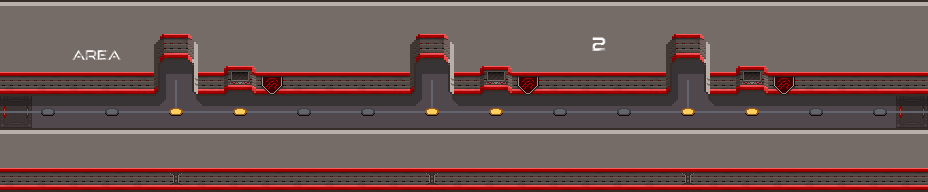

A 2D game scene composited from a Tiled map and its tileset images. What follows is a short description and the map's XML, with every tile layer's data as written:
An orthogonal 29x6 tile map with 32x32 px tiles, 6 tile layers (floor, shadow, wall, p, ...), 2 tilesets.

<map version="1.10" tiledversion="1.10.2" orientation="orthogonal" renderorder="right-down" width="29" height="6" tilewidth="32" tileheight="32" infinite="0" nextlayerid="7" nextobjectid="1">
 <tileset firstgid="1" source="alien_spaceship_tileset2.tsx" />
 <tileset firstgid="241" source="scifi_tileset_01.tsx" />
 <layer id="3" name="floor" width="29" height="6">
  <data encoding="csv">
151,151,151,151,151,151,151,151,151,151,151,151,151,151,151,151,151,151,151,151,151,151,151,151,151,151,151,151,151,
151,151,151,151,151,151,151,151,151,151,151,151,151,151,151,151,151,151,151,151,151,151,151,151,151,151,151,151,151,
151,151,151,151,151,151,151,151,151,151,151,151,151,151,151,151,151,151,151,151,151,151,151,151,151,151,151,151,151,
181,151,151,151,151,151,151,151,151,151,151,151,151,151,151,151,151,151,151,151,151,151,151,151,151,151,151,151,181,
151,151,151,151,151,151,151,151,151,151,151,151,151,151,151,151,151,151,151,151,151,151,151,151,151,151,151,151,151,
151,151,151,151,151,151,151,151,151,151,151,151,151,151,151,151,151,151,151,151,151,151,151,151,151,151,151,151,151
</data>
 </layer>
 <layer id="5" name="shadow" width="29" height="6" opacity="0.3">
  <data encoding="csv">
0,0,0,0,0,0,0,0,0,0,0,0,0,0,0,0,0,0,0,0,0,0,0,0,0,0,0,0,0,
0,0,0,0,0,36,0,0,0,0,0,0,36,36,0,0,0,0,0,0,36,36,36,0,0,0,0,0,0,
0,0,0,0,36,13,0,36,0,0,0,0,36,13,0,36,0,0,0,0,36,13,0,36,0,0,0,0,0,
22,22,22,22,22,23,24,22,22,22,22,22,22,23,24,22,22,22,22,22,22,23,24,22,22,22,22,22,22,
0,0,0,0,0,0,0,0,0,0,0,0,0,0,0,0,0,0,0,0,0,0,0,0,0,0,0,0,0,
0,0,0,0,0,0,0,0,0,0,0,0,0,0,0,0,0,0,0,0,0,0,0,0,0,0,0,0,0
</data>
 </layer>
 <layer id="2" name="wall" width="29" height="6">
  <data encoding="csv">
53,53,53,53,53,53,53,53,53,53,53,53,53,53,53,53,53,53,53,53,53,53,53,53,53,53,53,53,53,
1,1,1,1,2,3,4,1,1,1,1,1,2,3,4,1,1,1,1,1,2,3,4,1,1,1,1,1,1,
111,111,111,111,12,0,14,113,116,111,111,111,12,0,14,113,116,111,111,111,12,0,14,113,116,111,111,111,111,
0,0,0,0,0,0,0,0,0,0,0,0,0,0,0,0,0,0,0,0,0,0,0,0,0,0,0,0,0,
53,53,53,53,53,53,53,53,53,53,53,53,53,53,53,53,53,53,53,53,53,53,53,53,53,53,53,53,53,
111,111,111,111,111,104,111,111,111,111,111,111,111,104,111,111,111,111,111,111,111,104,111,111,111,111,111,111,111
</data>
 </layer>
 <layer id="6" name="p" width="29" height="6">
  <data encoding="csv">
0,0,0,0,0,0,0,0,0,0,0,0,0,0,0,0,0,0,0,0,0,0,0,0,0,0,0,0,0,
0,0,391,392,0,0,0,0,0,0,0,0,0,0,0,0,0,0,395,0,0,0,0,0,0,0,0,0,0,
0,0,0,0,0,0,0,0,0,0,0,0,0,0,0,0,0,0,0,0,0,0,0,0,0,0,0,0,0,
0,0,0,0,0,0,0,0,0,0,0,0,0,0,0,0,0,0,0,0,0,0,0,0,0,0,0,0,0,
0,0,0,0,0,0,0,0,0,0,0,0,0,0,0,0,0,0,0,0,0,0,0,0,0,0,0,0,0,
0,0,0,0,0,0,0,0,0,0,0,0,0,0,0,0,0,0,0,0,0,0,0,0,0,0,0,0,0
</data>
 </layer>
 <layer id="4" name="line" width="29" height="6">
  <data encoding="csv">
0,0,0,0,0,0,0,0,0,0,0,0,0,0,0,0,0,0,0,0,0,0,0,0,0,0,0,0,0,
0,0,0,0,0,0,0,0,0,0,0,0,0,0,0,0,0,0,0,0,0,0,0,0,0,0,0,0,0,
0,0,0,0,0,2684354730,0,0,0,0,0,0,0,2684354730,0,0,0,0,0,0,0,2684354730,0,0,0,0,0,0,0,
2684354739,2684354739,2684354739,2684354739,2684354739,159,2684354739,2684354739,2684354739,2684354739,2684354739,2684354739,2684354739,159,2684354739,2684354739,2684354739,2684354739,2684354739,2684354739,2684354739,159,2684354739,2684354739,2684354739,2684354739,2684354739,2684354739,2684354739,
0,0,0,0,0,0,0,0,0,0,0,0,0,0,0,0,0,0,0,0,0,0,0,0,0,0,0,0,0,
0,0,0,0,0,0,0,0,0,0,0,0,0,0,0,0,0,0,0,0,0,0,0,0,0,0,0,0,0
</data>
 </layer>
 <layer id="1" name="point" width="29" height="6">
  <data encoding="csv">
0,0,0,0,0,0,0,0,0,0,0,0,0,0,0,0,0,0,0,0,0,0,0,0,0,0,0,0,0,
0,0,0,0,0,0,0,0,0,0,0,0,0,0,0,0,0,0,0,0,0,0,0,0,0,0,0,0,0,
0,0,0,0,0,0,0,0,0,0,0,0,0,0,0,0,0,0,0,0,0,0,0,0,0,0,0,0,0,
0,168,0,168,0,158,0,158,0,168,0,168,0,158,0,158,0,168,0,168,0,158,0,158,0,168,0,168,0,
0,0,0,0,0,0,0,0,0,0,0,0,0,0,0,0,0,0,0,0,0,0,0,0,0,0,0,0,0,
0,0,0,0,0,0,0,0,0,0,0,0,0,0,0,0,0,0,0,0,0,0,0,0,0,0,0,0,0
</data>
 </layer>
</map>
